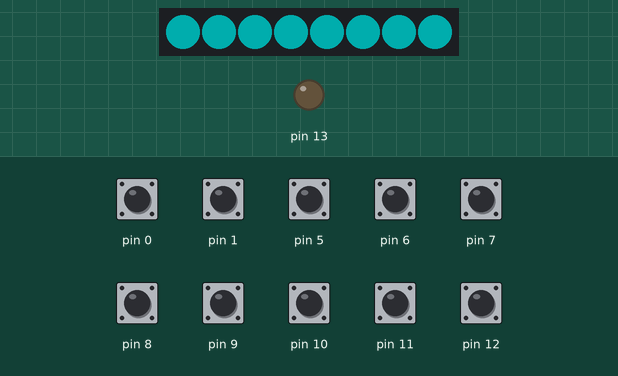
This sketch was run on a simulated Arduino Uno, built with avr-gcc and run on an emulated ATmega328P. Parts: 8 RGB LEDs in strip order, left to right, output pins drawn as LEDs (lit = HIGH). The inputs (shaded band) are chosen by the test bench; at power-on: pin 0, pin 1, pin 5–12 HIGH. Dim RGB values are drawn brighter than linear; what the sketch prints to the serial monitor is not drawn.

Above: at 1.2 s.
1.3 s: pin 5 pulled LOW for 0.15 s
At 1.41 s:
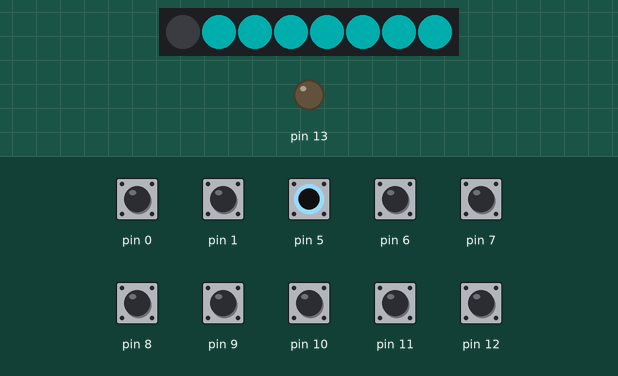
3.0 s: pin 6 pulled LOW for 0.15 s
At 3.12 s:
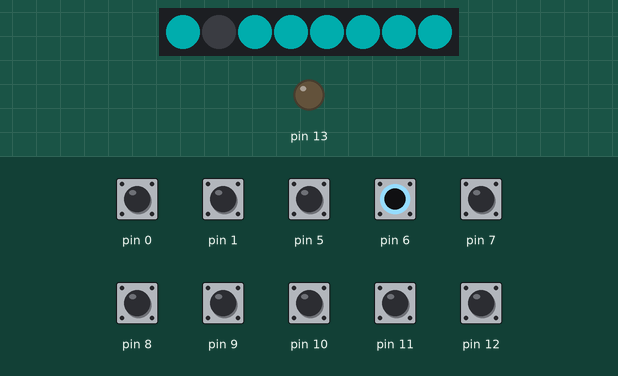
4.7 s: pin 7 pulled LOW for 0.15 s
At 4.83 s:
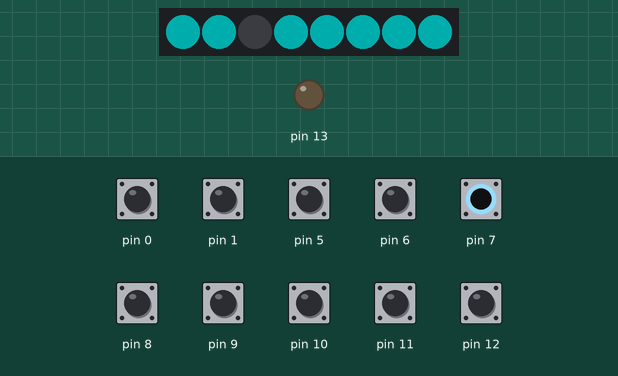
6.4 s: pin 8 pulled LOW for 0.15 s
At 6.54 s:
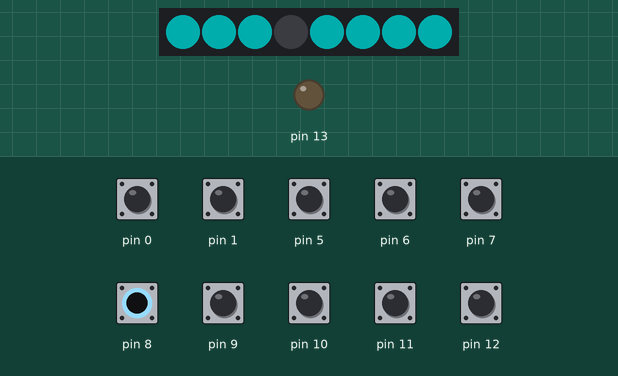
8.1 s: pin 9 pulled LOW for 0.15 s
At 8.2 s:
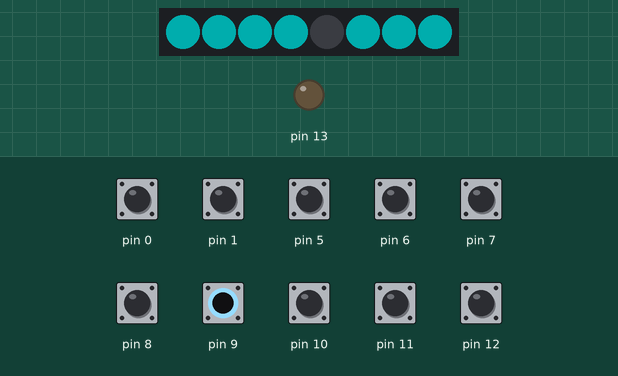
9.7 s: pin 10 pulled LOW for 0.15 s
At 9.81 s:
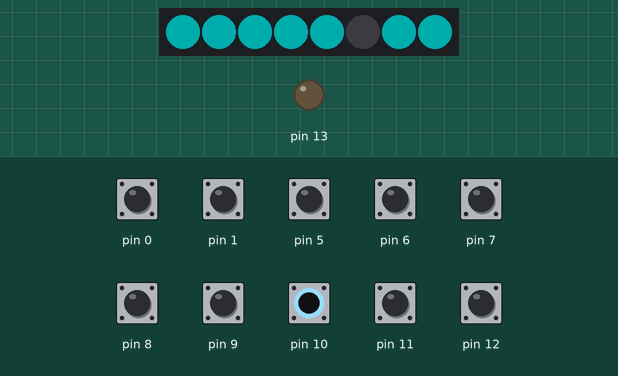
Timing chart, 0 to 12.3 s (numbered marks = the images above; inputs shaded):
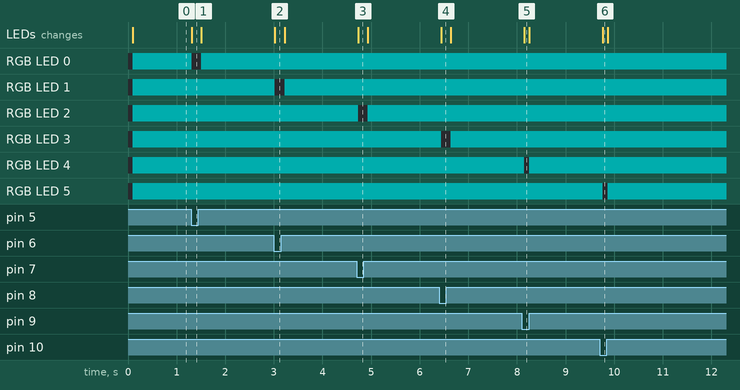

The sketch:

LineMonitor1.1v.ino
```cpp
#include <Adafruit_NeoPixel.h>


#include <Wire.h>

#include <avr/power.h>

#define PIN 4
#define  LED_Number  8
#define  pi  3.14
#define  Resolution  100
Adafruit_NeoPixel strip = Adafruit_NeoPixel(LED_Number, PIN, NEO_GRB + NEO_KHZ800);

byte  LineValue;
byte  i1,i2;
byte  AddressI2C;
float  rad;
byte  Rp,Gp,Bp;

void setup()
{

  #if defined (__AVR_ATtiny85__)
  if (F_CPU == 16000000) clock_prescale_set(clock_div_1);
#endif
  strip.begin();
  strip.show(); // Initialize all pixels to 'off'
  pinMode(0, INPUT_PULLUP);
  pinMode(1, INPUT_PULLUP);
  AddressI2C =  digitalRead(0) + 2*digitalRead(1);

  Wire.begin(AddressI2C);                // join i2c bus with address #2
  Wire.onRequest(requestEvent); // register event
    Wire.onReceive(receiveEvent); // register event
  Serial.begin(9600);

  pinMode(4, OUTPUT);

  pinMode(5, INPUT_PULLUP);
  pinMode(6, INPUT_PULLUP);
  pinMode(7, INPUT_PULLUP);
  pinMode(8, INPUT_PULLUP);

  pinMode(9, INPUT_PULLUP);
  pinMode(10, INPUT_PULLUP);
  pinMode(11, INPUT_PULLUP);
  pinMode(12, INPUT_PULLUP);

  pinMode(13, OUTPUT);
  Serial.println(AddressI2C);
}

void LookLine(void){
 // Serial.println(AddressI2C);
  delay(100);
  int RotationNum=1;
  LineValue=0;
  for(i1=0;i1<8;i1++){
    LineValue = LineValue + RotationNum * digitalRead(5+i1);
    RotationNum=RotationNum<<1;
    if(digitalRead(5+i1)==1){
      strip.setPixelColor(i1, 0, 50, 50);
    }else{strip.setPixelColor(i1, 0, 0, 0);}

  }
      strip.show();

}

void loop()
{
  LookLine();
//  delay(800);
//  for (rad = 0; rad <= Resolution; rad = rad + 1) {
//    for (i2 = 0; i2 < LED_Number; i2++) {
//      //strip.setPixelColor(i2, 100, 0, 0);
//      strip.setPixelColor(i2, Rp * 100 * (sin(2 * pi * rad / Resolution) + 1) , Gp * 100 * (sin(2 * pi * rad / Resolution) + 1), Bp * 100 * (sin(2 * pi * rad / Resolution) + 1));
//    }
//    strip.show();
//    delay(10);
//  }

//  AddressI2C = digitalRead(0) + 2*digitalRead(1);
//  Serial.println(AddressI2C);
//  digitalWrite(13, HIGH);   // turn the LED on (HIGH is the voltage level)
//  delay(500*AddressI2C);              // wait for a second
//    delay(100);
//  digitalWrite(13, LOW);    // turn the LED off by making the voltage LOW
//  delay(1000);              // wait for a second
//  delay(100);
}

// function that executes whenever data is requested by master
// this function is registered as an event, see setup()
void requestEvent()
{
  Wire.write(LineValue); // respond with message of 6 bytes
//  Wire.write("hello "); // respond with message of 6 bytes
 // Wire.write(LineValue);

//  digitalWrite(13, HIGH);   // turn the LED on (HIGH is the voltage level)
//  delay(100);              // wait for a second
//  digitalWrite(13, LOW);    // turn the LED off by making the voltage LOW

}
void receiveEvent(int howMany)
{
  while (1 < Wire.available()) // loop through all but the last
  {
    char c = Wire.read(); // receive byte as a character
    Serial.print(c,DEC);         // print the character
  }
  int x = Wire.read();    // receive byte as an integer
  Serial.println(x);         // print the integer
}
```

Measured:
- after the input at 1.3 s, RGB LED 0: RGB(0, 50, 50) → off at once, → RGB(0, 50, 50) 0.20 s later; the LEDs: change at once (image 1)
- after the input at 3.0 s, RGB LED 1: RGB(0, 50, 50) → off at once, → RGB(0, 50, 50) 0.20 s later; the LEDs: change at once (image 2)
- after the input at 4.7 s, RGB LED 2: RGB(0, 50, 50) → off at once, → RGB(0, 50, 50) 0.20 s later; the LEDs: change at once (image 3)
- after the input at 6.4 s, RGB LED 3: RGB(0, 50, 50) → off at once, → RGB(0, 50, 50) 0.20 s later; the LEDs: change at once (image 4)
- after the input at 8.1 s, RGB LED 4: RGB(0, 50, 50) → off after 0.05 s, → RGB(0, 50, 50) 0.10 s later; the LEDs: change after 0.05 s (image 5)
- after the input at 9.7 s, RGB LED 5: RGB(0, 50, 50) → off after 0.06 s, → RGB(0, 50, 50) 0.10 s later; the LEDs: change after 0.06 s (image 6)
